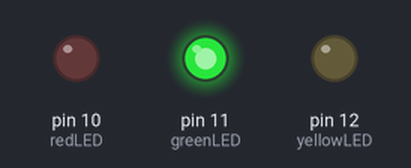
The sketch below on a simulated Arduino Uno, built with avr-gcc and run on an emulated ATmega328P. Shown: output pins drawn as LEDs (lit = HIGH).

Above: at 0.1 s.
At 4.1 s:
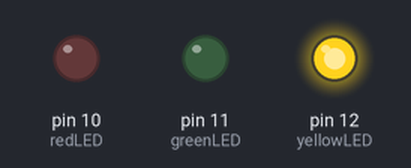
At 5.1 s:
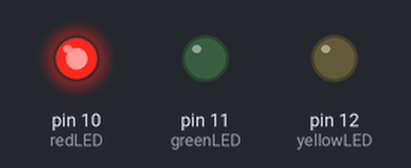
Timing chart, 0 to 6.6 s (numbered marks = the images above):
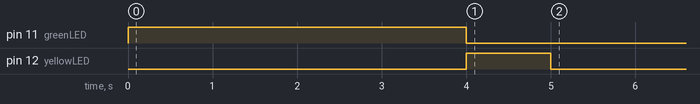

The sketch:

_1.3_TrafficLight.ino
```cpp
/*
 * This is the program header put things like the date, your name
 * And a description of what your program does here
 *
 * Michal Britt-Crane 7/5/2015
 *
 * This program simulates a traffic light with three leds: red, green, and yellow.
 */

// Declare constants and variables for your program here --V
const int redLED = 10;          // red LED on pin 10
const int greenLED = 11;        // green LED on pin 11
const int yellowLED = 12;       // yellow LED on pin 12

void setup() {                  // the code inside this setup method will run once when the arduino starts up
  pinMode(redLED, OUTPUT);      // set redLED as an output
  pinMode(greenLED, OUTPUT);    // set greenLED as an output
  pinMode(yellowLED, OUTPUT);   // set yellowLED as an output
  digitalWrite(redLED, LOW);    // turn off the red light
  digitalWrite(greenLED, HIGH); // turn on the green light                            |
  delay(4000);                  // wait 3 seconds                                   |
  digitalWrite(greenLED, LOW);  // turn off the green light                            |
  digitalWrite(yellowLED, HIGH);// turn on the yellow light
  delay(1000);                  // wait for 4 seconds                                |
  digitalWrite(yellowLED, LOW); // turn off the yellow light
  digitalWrite(redLED, HIGH);   // turn on the red light                         |
}                               // end setup

void loop() {                       // this is the main method, the code inside here { will run over and over till the arduino is switched off}
}                                   // end main method, repeat to top -------------------
```
